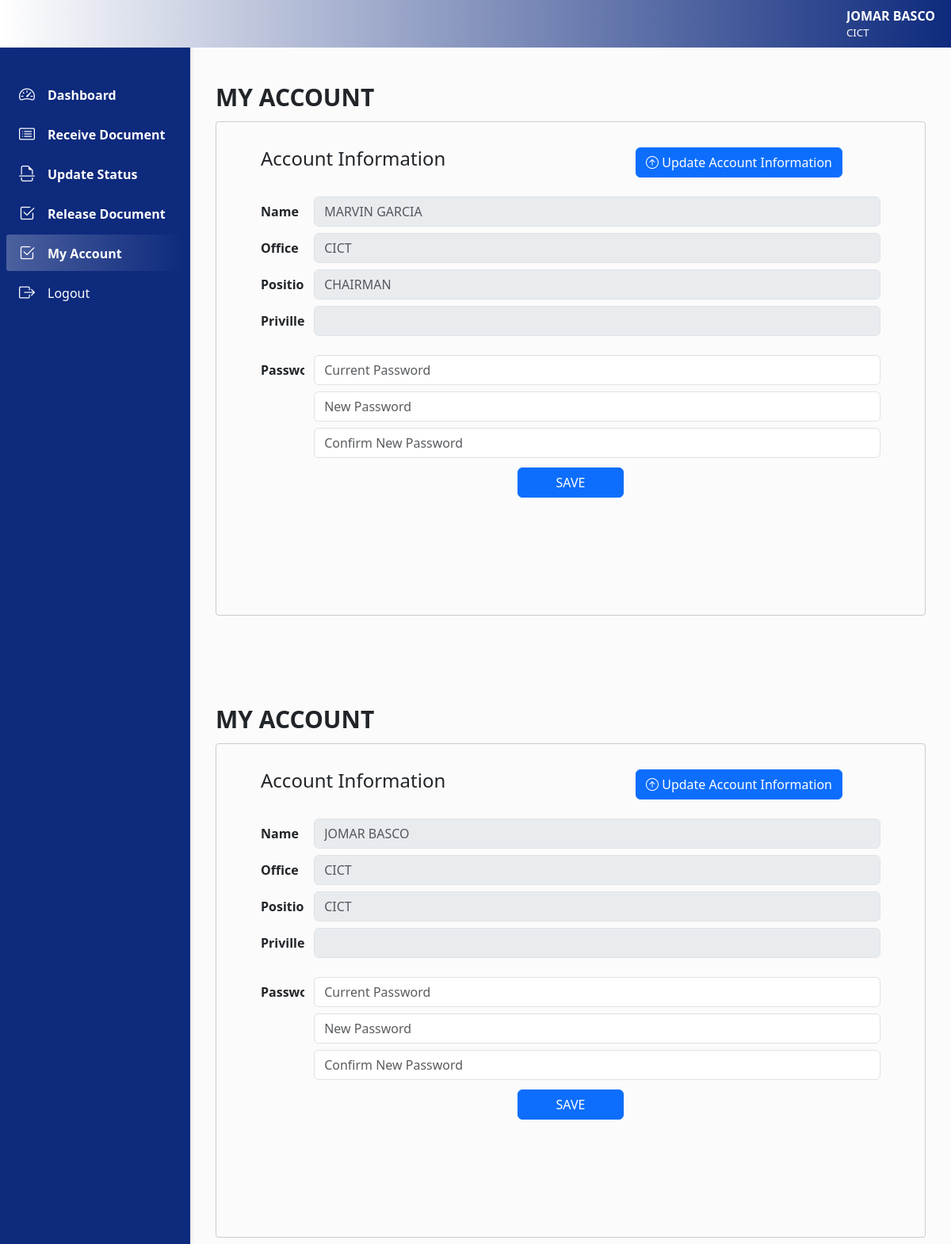
The page /vpabm/account.php (signed in) on the database its author committed.
### tables this page shows
CREATE TABLE `tbl_users` (
  `ID` int DEFAULT NULL,
  `UserName` text,
  `Password` text,
  `Email` text,
  `Position` text,
  `Office` text,
  `Privilege` text,
  `Image` text,
  `Owner` text,
  `Suffix` text,
  `Letter` text,
  `Request` text,
  `Campus` text
);

### vpabm/log.php (called while the page is built, shortened)
<?php
$office = $_SESSION['Office'];
?>

### vpabm/account.php (the view, shortened to what this page needs)
<?php
include '../database.php';
include 'log.php';
$sql = "SELECT * FROM doctrack.tbl_users WHERE Office = '$office'";
$result = $conn->query($sql);
while ($row = $result->fetch_assoc()) {
  $office = $row['Office'];
}
?>
<!DOCTYPE html>
<html lang="en">
<head>
</head>
<body>
<link href="https://cdn.jsdelivr.net/npm/bootstrap@5.3.2/dist/css/bootstrap.min.css" rel="stylesheet">
<link rel="stylesheet" href="https://cdn.jsdelivr.net/npm/bootstrap-icons@1.11.3/font/bootstrap-icons.min.css">
<header>
<?php
$sql = "SELECT * FROM doctrack.tbl_users WHERE Office = '$office'";
$result = $conn->query($sql);
while ($row = $result->fetch_assoc()) {
    $position = $row['Position'];
    $owner = $row['Owner'];
    echo '<nav id="sidebarMenu" class="collapse d-lg-block sidebar collapse bg-primary text-white">
    <div class="position-sticky">
      <div class="list-group list-group-flush mx-2 mt-3">
        <a href="dashboard" class="list-group-item list-group-item-action py-2 ripple bg-primary text-white fw-semibold"
          ><i class="bi bi-speedometer2 me-3"></i><span>Dashboard</span></a>
        <a href="vpabm1" class="list-group-item list-group-item-action py-2 ripple bg-primary text-white fw-semibold" aria-current="true">
          <i class="bi bi-card-list me-3"></i><span>Receive Document</span></a>
        <a href="update" class="list-group-item list-group-item-action py-2 ripple bg-primary text-white fw-semibold"
        ><i class="bi bi-file-earmark-break me-3 text-white"></i><span>Update Status</span></a>
        <a href="release" class="list-group-item list-group-item-action py-2 ripple bg-primary text-white fw-semibold">
          <i class="bi bi-check2-square me-3 text-white"></i><span>Release Document</span></a>
          <a href="account" id="active" class="list-group-item list-group-item-action py-2 ripple bg-primary text-white fw-semibold">
          <i class="bi bi-check2-square me-3 text-white"></i><span>My Account</span></a>
          <a href="../logout" class="list-group-item list-group-item-action py-2 ripple bg-primary text-white"
          ><i class="bi bi-box-arrow-right me-3 text-white"></i><span>Logout</span></a>
      <div class="nav-item order-2 order-lg-1 d-none d-lg-block">
      </div>
      </div>
  </div>
  </nav>
      <nav id="main-navbar" class="navbar navbar-expand-lg navbar-light bg-warning fixed-top">
          <div class="container-fluid">
          <ul class="navbar-nav ms-auto d-flex flex-row align-items-center">
              <div class="d-flex flex-column mx-2">
                  <p class="text-white fw-semibold mb-0">
                      '.$owner.'
                  </p>
                  <span class="text-white" style="font-size: smaller;">'.$position.'</span>
              </div>
          </div>
      </nav>
    <nav id="main-navbar" class="navbar navbar-expand-lg navbar-light bg-warning fixed-top">
        <div class="container-fluid">
        <ul class="navbar-nav ms-auto d-flex flex-row align-items-center">
            <div class="d-flex flex-column mx-2">
                <p class="text-white fw-semibold mb-0">
                    '.$owner.'
                </p>
                <span class="text-white" style="font-size: smaller;">'.$position.'</span>
            </div>
        </div>
    </nav>
</header>
<main>';
    echo '<div class="mx-4 px-2 pb-2">
        <div class="title">
            <div class="title-sub fw-bold">MY ACCOUNT</div>
          </div>
                    <div class="table-container mt-2">
                        <div class="row my-2 mx-3 mt-3">';
                        echo '<FORM action = "account" method = "post" onsubmit = "return ValidatePassword()" enctype = "multipart/form-data" name = "frmChangePass">
                        <div class="row my-2 mx-3 my-3">
                        <div class="buttons">
                       <h4>Account Information</h4>
          <button type="button" class="btn btn-primary mx-5 mb-4" data-bs-toggle="modal" data-bs-target="#addAcc">
          <i class="bi bi-arrow-up-circle"></i>
          Update Account Information
          </button>
          </div>
          <div class="col-1 fw-bold col-form-label">Name</div>
              <div class="col-11 mb-2">
                  <input type="text" class="form-control" name="" id="" placeholder="'.$owner.'" disabled>
              </div>
              <div class="col-1 fw-bold col-form-label">Office</div>
              <div class="col-11 mb-2">
                  <input type="text" class="form-control" name="" id="" placeholder="'.$office.'" disabled>
              </div>
              <div class="col-1 fw-bold col-form-label">Position</div>
              <div class="col-11 mb-2">
                  <input type="text" class="form-control" name="" id="" placeholder="'.$position.'" disabled>
              </div>
              <div class="col-1 fw-bold col-form-label">Privillege</div>
              <div class="col-11 mb-2">
                  <input type="text" class="form-control" name="" id="" placeholder="'.$pri.'" disabled>
              </div>
              </form>
              </div>
              <FORM action = "account" method = "post" onsubmit = "return ValidatePassword()" enctype = "multipart/form-data" name = "frmChangePass">
              <div class="row mx-3 ">
              <div class="col-1 fw-bold col-form-label">Password</div>';
              echo '
              <div class="col-11 mb-2">
                  <input type="password" class="form-control" name="currentpass" placeholder="Current Password" >
              </div>
              <div class="col-1 fw-bold col-form-label"></div>
              <div class="col-11 mb-2">
                  <input type="password" class="form-control" name="newpass" placeholder="New Password" >
              </div>
              <div class="col-1 fw-bold col-form-label"></div>
              <div class="col-11 mb-1">
                  <input type="password" class="form-control" name="confirmpass" placeholder="Confirm New Password" >
              </div>
          </div>
          </div>
          <div class="text-center">
          <INPUT type ="submit" value = "SAVE" name="save" class="btn btn-primary px-5" />
          </div>
          </form>
        </div>
</main>';
}
?>
</body>
</html>

### vpabm/account.php (style rules this page uses)
body { background-color: #fbfbfb; }
@media (min-width: 991.98px) { main { padding-left: 240px; } }
.navbar { background: linear-gradient(to left, #0E2A7D, white) !important; }
.sidebar { position: fixed; top: 0; bottom: 0; left: 0; padding: 10vh 0 0; box-shadow: 0 2px 5px 0 rgb(0 0 0 / 5%), 0 2px 10px 0 rgb(0 0 0 / 5%); width: 240px; z-index: 600; }
#sidebarMenu { background-color:#0E2A7D !important; }
#sidebarMenu a { background-color:#0E2A7D !important; margin-bottom: .5vh; border-bottom: none; }
.mx-4 { margin-top:12.5vh; }
#active { background: linear-gradient(to right, rgba(255, 255, 255, 0.253), rgba(255, 255, 255, 0)); border-radius: 3px 3px 3px 3px; }
#sidebarMenu i { font-size: 20px; }
* { overflow: hidden; }
.table-container { height: 78vh; overflow-y: auto; border: 1px solid #ccc; border-radius: 4px; }
.title { display: flex; justify-content: space-between; }
.title-sub { font-size: 30px; }
button { border: none; background: none; padding: 0; font-size: 1.7em; }
.buttons { justify-content: space-between; display: flex; }

### rows shown on the page
tbl_users: Owner "MARVIN GARCIA", Position "CHAIRMAN"
tbl_users: Office "CICT", Owner "JOMAR BASCO", Position "CICT"
